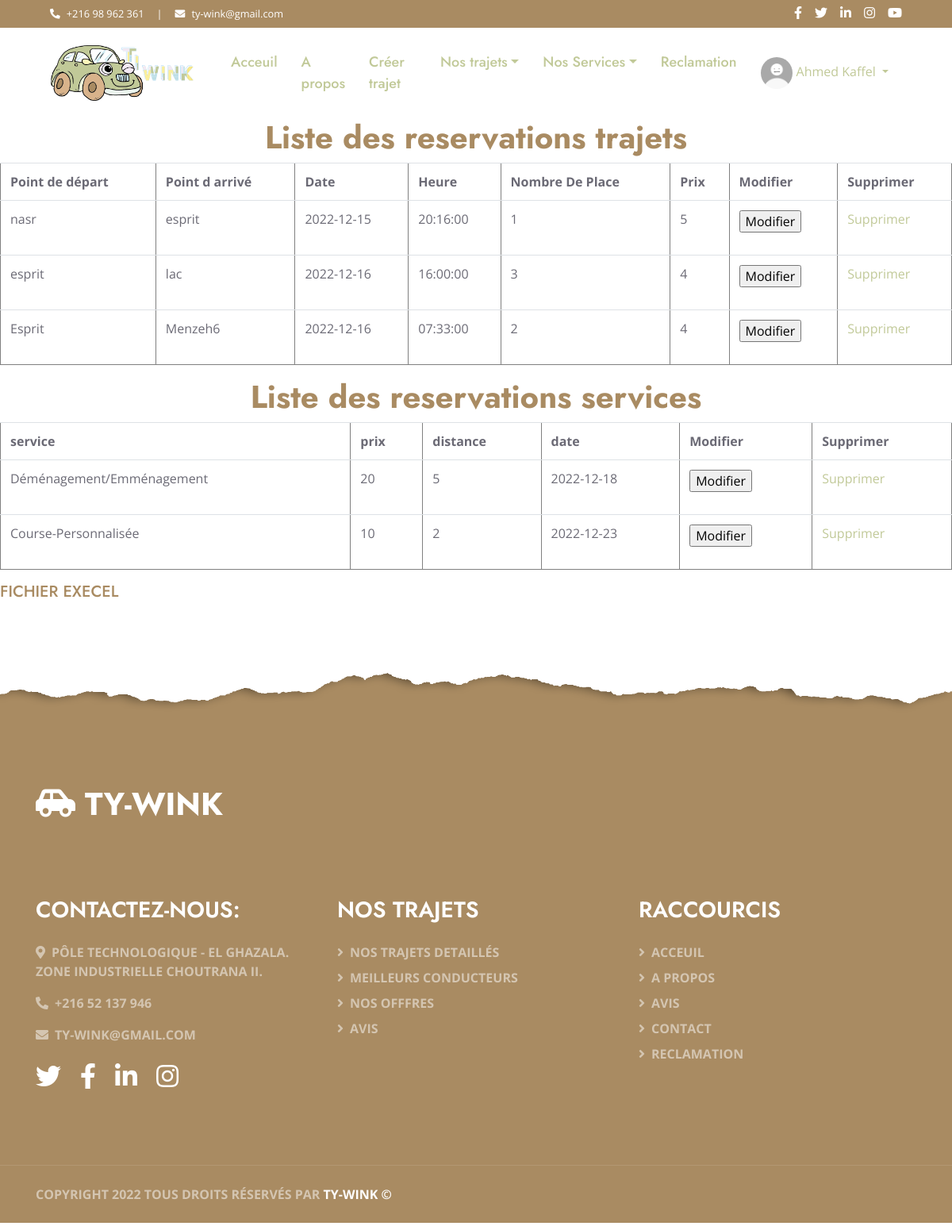
The app's page /view/affichertouslesres.php (signed in) with its own data.
### tables this page shows
CREATE TABLE `trajet` (
  `idt` int(11) NOT NULL,
  `matricule` varchar(20) NOT NULL,
  `idc` int(11) NOT NULL,
  `pt_dep` varchar(30) NOT NULL,
  `pt_arr` varchar(30) NOT NULL,
  `date` date NOT NULL,
  `heure` time NOT NULL,
  `place` int(11) NOT NULL,
  `prix` float NOT NULL,
  `description` varchar(50) DEFAULT NULL
);

CREATE TABLE `reservation` (
  `idres` int(11) NOT NULL,
  `idtrajet` int(11) NOT NULL,
  `nbrplace` int(55) NOT NULL,
  `cinClient` int(11) NOT NULL
);

CREATE TABLE `rescon` (
  `idrescon` int(11) NOT NULL,
  `cin` int(11) NOT NULL,
  `servic` varchar(55) NOT NULL,
  `tarif` int(11) NOT NULL,
  `distance` int(11) NOT NULL,
  `prix` int(11) NOT NULL,
  `datere` date NOT NULL,
  `cinClient` int(11) NOT NULL
);

### controller/reservationC.php (called while the page is built, shortened)
<?php
	class reservationC {
		function afficherreservation(){
			$sql="SELECT * FROM reservation" ;
			$db = config::getConnexion();
			try{
				$liste = $db->query($sql);
				return $liste;
			}
			catch(Exception $e){
				die('Erreur:'. $e->getMeesage());
			}
		}
	}
?>

### controller/trajetC.php (called while the page is built, shortened)
<?php
	class trajetC {
	public function listTrajetB($idt){
		$pdo = config::getConnexion();
		$sql="SELECT * from trajet where idt=$idt";
		try{
			$query=$pdo->prepare($sql);
			$query->execute();
			return $query->fetchAll();
		}
		catch (Exception $e){
			$e->getMessage();
		}
}
}
?>

### controller/resconC.php (called while the page is built, shortened)
<?php
	class resconC {
		function afficherrescon(){
			$sql="SELECT * FROM rescon";
			$db = config::getConnexion();
			try{
				$liste = $db->query($sql);
				return $liste;
			}
			catch(Exception $e){
				die('Erreur:'. $e->getMeesage());
			}
		}
	}
?>

### view/affichertouslesres.php (the view, shortened to what this page needs)
<html>
<head>
    <link href="https://cdnjs.cloudflare.com/ajax/libs/font-awesome/5.10.0/css/all.min.css" rel="stylesheet">
    <link href="../lib/owlcarousel/assets/owl.carousel.min.css" rel="stylesheet">
    <link href="../css/style.css" rel="stylesheet">
</head>
<body>
    <div class="container-fluid bg-dark">
        <div class="row py-2 px-lg-5">
            <div class="col-lg-6 text-center text-lg-left mb-2 mb-lg-0">
                <div class="d-inline-flex align-items-center text-white">
                    <small><i class="fa fa-phone-alt mr-2"></i>+216 98 962 361</small>
                    <small class="px-3">|</small>
                    <small><i class="fa fa-envelope mr-2"></i>ty-wink@gmail.com</small>
                </div>
            </div>
            <div class="col-lg-6 text-center text-lg-right">
                <div class="d-inline-flex align-items-center">
                    <a class="text-white px-2" href="https://www.facebook.com/hayder.abdellaoui.9">
                        <i class="fab fa-facebook-f"></i>
                    </a>
                    <a class="text-white px-2" href="https://www.facebook.com/hayder.abdellaoui.9">
                        <i class="fab fa-twitter"></i>
                    </a>
                    <a class="text-white px-2" href="https://www.facebook.com/hayder.abdellaoui.9">
                        <i class="fab fa-linkedin-in"></i>
                    </a>
                    <a class="text-white px-2" href="https://www.facebook.com/hayder.abdellaoui.9">
                        <i class="fab fa-instagram"></i>
                    </a>
                    <a class="text-white pl-2" href="https://www.facebook.com/hayder.abdellaoui.9">
                        <i class="fab fa-youtube"></i>
                    </a>
                </div>
            </div>
        </div>
    </div>
<?php
include 'headerClient.php';
if($_SESSION!=null)
{
   ?>
   <?php
	include '../Controller/reservationC.php';
	$reservationC=new reservationC();
    if (isset($_POST['idress']) && $_POST['idress']!="") {
        echo($_POST['idress']);
        $listereservation = $reservationC->recherche($_POST['idress']);}
    else if(isset($_POST['tri'])) {
        $listereservation = $reservationC->trireservation($_POST['tri']);
     }else {
        $listereservation=$reservationC->afficherreservation();
    }
  ?>
<php>
<?php
                if(empty($listereservation)){
                    ?>
                    <center><h1>Recherche Non trouver</h1></center>
            <?php
                }
                else{
            ?>
                    <center><h1>Liste des reservations trajets</h1></center>
                    <table border="1" class="table"align="center">
			        <tr>
                        <th>Point de départ</th>
                        <th>Point d arrivé</th>
                        <th>Date</th>
                        <th>Heure</th>
                        <th>Nombre De Place</th>
                        <th>Prix</th>
				        <th>Modifier</th>
				        <th>Supprimer</th>
			        </tr>
            <?php
				    foreach($listereservation as $reservation){
                        if($reservation['cinClient']==$_SESSION['cin'])
                        {
                            include_once '../controller/trajetC.php';
                            $trajetC= new trajetC();
                            $idt=$reservation['idtrajet'];
                            $list = $trajetC->listTrajetB($idt);
			?>
			<tr>
                <td><?php foreach($list as $trajet){ echo $trajet['pt_dep'];}?></td>
                <td><?php foreach($list as $trajet){ echo $trajet['pt_arr'];}?></td>
                <td><?php foreach($list as $trajet){ echo $trajet['date'];}?></td>
                <td><?php foreach($list as $trajet){ echo $trajet['heure'];}?></td>
                <td><?php echo $reservation['nbrplace']; ?></td>
                <td><?php foreach($list as $trajet){ echo $trajet['prix'];}?></td>
				<td>
					<form method="POST" action="modifierreservation.php">
						<input type="submit" name="Modifier" value="Modifier">
					</form>
				</td>
				<td>
					<a href="supprimerreservation.php?idres=<?php echo $reservation['idres']; ?>">Supprimer</a>
				</td>
			</tr>
			<?php
				}}
            }
			?>
		</table>
        <?php
     include '../Controller/resconC.php';
     $resconC=new resconC();
     if (isset($_POST['idrcons2']) && $_POST['idrcons2']!="") {
         echo($_POST['idrcons2']);
         $list = $resconC->recherche($_POST['idrcons2']);}
     else if(isset($_POST['tri2'])) {
         $list = $resconC->trirescon($_POST['tri2']);
      }else {
         $list=$resconC->afficherrescon();
     }
   ?>
 <?php
                 if(empty($list)){
                     ?>
                     <center><h1>Recherche Non trouver</h1></center>
             <?php
                 }
                 else{
             ?>
                     <center><h1>Liste des reservations services </h1></center>
                     <table border="1" class="table"align="center">
                     <tr>
                     <th>service</th>
                <th>prix</th>
                <th>distance</th>
                <th>date</th>
				<th>Modifier</th>
				<th>Supprimer</th>
			</tr>
             <?php
                     foreach($list as $rescon){
                         if($rescon['cinClient']==$_SESSION['cin'])
                         {
             ?>
             <tr>
                 <td><?php echo $rescon['servic']; ?></td>
				<td><?php echo $rescon['prix']; ?></td>
                <td><?php echo $rescon['distance']; ?></td>
                <td><?php echo $rescon['datere']; ?></td>
                 <td>
                     <form method="POST" action="modifierrescon.php">
                         <input type="submit" name="Modifier" value="Modifier">
                     </form>
                 </td>
                 <td>
                     <a href="supprimerrescon.php?idrescon=<?php echo $rescon['idrescon']; ?>">Supprimer</a>
                 </td>
             </tr>
             <?php
                 }}
             }
             ?>
         </table>
         <div class="text-xs font-weight-bold text-info text-uppercase mb-1">
                                             <a href="excel.php" ><h5>fichier execel</h5></a>
<?php
}
?>
</body>
<?php
include 'footerClient.php';
?>
</body>
</html>

### records on screen
reservation: nbrplace "1"
trajet: pt_dep "nasr", pt_arr "esprit", date "2022-12-15", heure "20:16:00", prix "5"
reservation: nbrplace "3"
trajet: pt_dep "esprit", pt_arr "lac", date "2022-12-16", heure "16:00:00", prix "4"
reservation: nbrplace "2"
trajet: pt_dep "Esprit", pt_arr "Menzeh6", date "2022-12-16", heure "07:33:00", prix "4"
rescon: servic "Déménagement/Emménagement", prix "20", distance "5", datere "2022-12-18"
rescon: servic "Course-Personnalisée", prix "10", distance "2", datere "2022-12-23"

### other values on screen
$_SESSION['prenom'] "Ahmed"
$_SESSION['nom'] "Kaffel"
